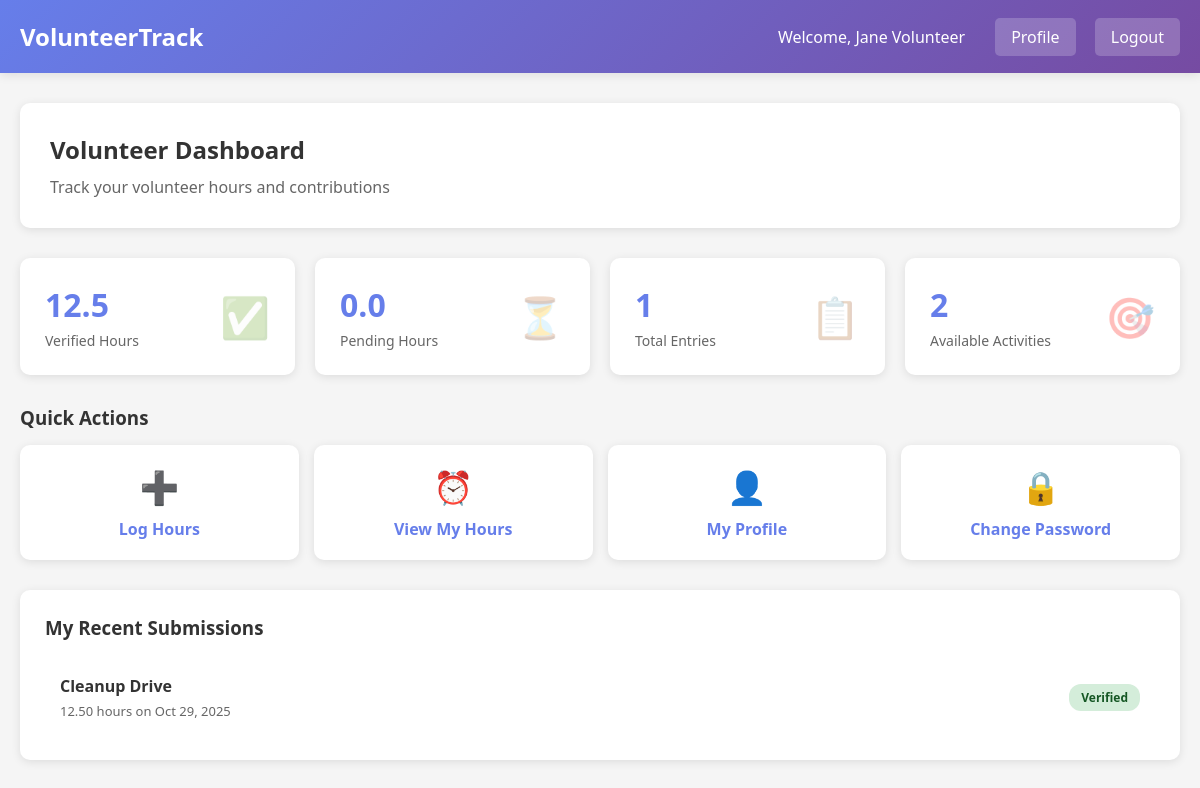
Screenshot of /users/volunteer/v_dashboard.php (signed in) with the database file from the repository.
### tables this page shows
CREATE TABLE `hours` (
  `hour_id` int(11) NOT NULL,
  `volunteer_id` int(11) NOT NULL,
  `activity_id` int(11) NOT NULL,
  `hours_worked` decimal(5,2) NOT NULL,
  `work_date` date NOT NULL,
  `description` text DEFAULT NULL,
  `status` enum('pending','verified','rejected') DEFAULT 'pending',
  `verified_by` int(11) DEFAULT NULL,
  `verified_at` timestamp NULL DEFAULT NULL,
  `created_at` timestamp NOT NULL DEFAULT current_timestamp(),
  `updated_at` timestamp NOT NULL DEFAULT current_timestamp() ON UPDATE current_timestamp()
);

CREATE TABLE `activities` (
  `activity_id` int(11) NOT NULL,
  `activity_name` varchar(100) NOT NULL,
  `description` text DEFAULT NULL,
  `location` varchar(200) DEFAULT NULL,
  `created_by` int(11) NOT NULL,
  `status` enum('active','inactive') DEFAULT 'active',
  `created_at` timestamp NOT NULL DEFAULT current_timestamp(),
  `updated_at` timestamp NOT NULL DEFAULT current_timestamp() ON UPDATE current_timestamp()
);

### includes/auth.php (called while the page is built, shortened)
<?php
function getUserId() {
    return isset($_SESSION['user_id']) ? $_SESSION['user_id'] : null;
}
function getUserFullName() {
    return isset($_SESSION['full_name']) ? $_SESSION['full_name'] : null;
}
?>

### users/volunteer/v_dashboard.php (the view, shortened to what this page needs)
<?php
require_once '../../includes/auth.php';
$database = new Database();
$db = $database->getConnection();
$user_id = getUserId();
$query = "SELECT
    COUNT(*) as total_entries,
    SUM(CASE WHEN status='verified' THEN hours_worked ELSE 0 END) as verified_hours,
    SUM(CASE WHEN status='pending' THEN hours_worked ELSE 0 END) as pending_hours,
    SUM(CASE WHEN status='rejected' THEN hours_worked ELSE 0 END) as rejected_hours
    FROM hours WHERE volunteer_id = :user_id";
$stmt = $db->prepare($query);
$stmt->bindParam(':user_id', $user_id);
$stmt->execute();
$stats = $stmt->fetch(PDO::FETCH_ASSOC);
$query = "SELECT h.*, a.activity_name
          FROM hours h
          JOIN activities a ON h.activity_id = a.activity_id
          WHERE h.volunteer_id = :user_id
          ORDER BY h.created_at DESC
          LIMIT 5";
$stmt = $db->prepare($query);
$stmt->bindParam(':user_id', $user_id);
$stmt->execute();
$recent_hours = $stmt->fetchAll(PDO::FETCH_ASSOC);
$query = "SELECT COUNT(*) as total FROM activities WHERE status = 'active'";
$stmt = $db->prepare($query);
$stmt->execute();
$total_activities = $stmt->fetch(PDO::FETCH_ASSOC)['total'];
?>
<!DOCTYPE html>
<html lang="en">
<head>
</head>
<body>
    <div class="header">
        <div class="header-content">
            <h1><?php echo SITE_NAME; ?></h1>
            <div class="user-info">
                <span>Welcome, <?php echo getUserFullName(); ?></span>
                <div class="header-links">
                    <a href="profile.php">Profile</a>
                    <a href="../../logout.php">Logout</a>
                </div>
            </div>
        </div>
    </div>
    <div class="container">
        <div class="welcome">
            <h2>Volunteer Dashboard</h2>
            <p>Track your volunteer hours and contributions</p>
        </div>
        <div class="stats-grid">
            <div class="stat-card">
                <div class="stat-info">
                    <h3><?php echo number_format((float)($stats['verified_hours'] ?? 0), 1); ?></h3>
                    <p>Verified Hours</p>
                </div>
                <div class="stat-icon">✅</div>
            </div>
            <div class="stat-card">
                <div class="stat-info">
                    <h3><?php echo number_format((float)($stats['pending_hours'] ?? 0), 1); ?></h3>
                    <p>Pending Hours</p>
                </div>
                <div class="stat-icon">⏳</div>
            </div>
            <div class="stat-card">
                <div class="stat-info">
                    <h3><?php echo $stats['total_entries']; ?></h3>
                    <p>Total Entries</p>
                </div>
                <div class="stat-icon">📋</div>
            </div>
            <div class="stat-card">
                <div class="stat-info">
                    <h3><?php echo $total_activities; ?></h3>
                    <p>Available Activities</p>
                </div>
                <div class="stat-icon">🎯</div>
            </div>
        </div>
        <h3 style="color: #333; margin-bottom: 15px;">Quick Actions</h3>
        <div class="quick-actions">
            <a href="modules/hours/add_hours.php" class="action-btn">
                <div style="font-size: 32px;">➕</div>
                <h4>Log Hours</h4>
            </a>
            <a href="modules/hours/manage_hours.php" class="action-btn">
                <div style="font-size: 32px;">⏰</div>
                <h4>View My Hours</h4>
            </a>
            <a href="profile.php" class="action-btn">
                <div style="font-size: 32px;">👤</div>
                <h4>My Profile</h4>
            </a>
            <a href="change_password.php" class="action-btn">
                <div style="font-size: 32px;">🔒</div>
                <h4>Change Password</h4>
            </a>
        </div>
        <div class="recent-section">
            <h3>My Recent Submissions</h3>
            <?php if (count($recent_hours) > 0): ?>
                <?php foreach ($recent_hours as $hour): ?>
                    <div class="recent-item">
                        <div class="recent-info">
                            <h4><?php echo htmlspecialchars($hour['activity_name']); ?></h4>
                            <p><?php echo $hour['hours_worked']; ?> hours on <?php echo date('M d, Y', strtotime($hour['work_date'])); ?></p>
                        </div>
                        <span class="badge badge-<?php echo $hour['status']; ?>">
                            <?php echo ucfirst($hour['status']); ?>
                        </span>
                    </div>
                <?php endforeach; ?>
            <?php else: ?>
                <p style="color: #666; text-align: center; padding: 20px;">
                    No submissions yet. <a href="modules/hours/add_hours.php">Log your first hours!</a>
                </p>
            <?php endif; ?>
        </div>
    </div>
</body>
</html>

### users/volunteer/v_dashboard.php (style rules this page uses)
* { margin: 0; padding: 0; box-sizing: border-box; }
body { font-family: 'Segoe UI', Tahoma, Geneva, Verdana, sans-serif; background: #f5f5f5; }
.header { background: linear-gradient(135deg, #667eea 0%, #764ba2 100%); color: white; padding: 20px; box-shadow: 0 2px 10px rgba(0,0,0,0.1); }
.header-content { max-width: 1200px; margin: 0 auto; display: flex; justify-content: space-between; align-items: center; }
.header h1 { font-size: 24px; }
.user-info { display: flex; align-items: center; gap: 15px; }
.header-links a { color: white; text-decoration: none; margin-left: 15px; padding: 8px 16px; border-radius: 5px; background: rgba(255,255,255,0.2); transition: background 0.3s; }
.container { max-width: 1200px; margin: 30px auto; padding: 0 20px; }
.welcome { background: white; padding: 30px; border-radius: 10px; margin-bottom: 30px; box-shadow: 0 2px 10px rgba(0,0,0,0.1); }
.welcome h2 { color: #333; margin-bottom: 10px; }
.welcome p { color: #666; }
.stats-grid { display: grid; grid-template-columns: repeat(auto-fit, minmax(250px, 1fr)); gap: 20px; margin-bottom: 30px; }
.stat-card { background: white; padding: 25px; border-radius: 10px; box-shadow: 0 2px 10px rgba(0,0,0,0.1); display: flex; align-items: center; justify-content: space-between; }
.stat-info h3 { font-size: 32px; color: #667eea; margin-bottom: 5px; }
.stat-info p { color: #666; font-size: 14px; }
.stat-icon { font-size: 40px; opacity: 0.3; }
.quick-actions { display: grid; grid-template-columns: repeat(auto-fit, minmax(200px, 1fr)); gap: 15px; margin-bottom: 30px; }
.action-btn { background: white; padding: 20px; border-radius: 10px; box-shadow: 0 2px 10px rgba(0,0,0,0.1); text-align: center; text-decoration: none; color: #333; transition: transform 0.3s, box-shadow 0.3s; }
.action-btn h4 { margin-top: 10px; color: #667eea; }
.recent-section { background: white; padding: 25px; border-radius: 10px; box-shadow: 0 2px 10px rgba(0,0,0,0.1); }
.recent-section h3 { color: #333; margin-bottom: 20px; }
.recent-item { padding: 15px; border-bottom: 1px solid #e0e0e0; display: flex; justify-content: space-between; align-items: center; }
.recent-item:last-child { border-bottom: none; }
.recent-info { flex: 1; }
.recent-info h4 { color: #333; margin-bottom: 5px; }
.recent-info p { color: #666; font-size: 13px; }
.badge { padding: 5px 12px; border-radius: 12px; font-size: 12px; font-weight: 600; }
.badge-verified { background: #d4edda; color: #155724; }

### rows the page displays
hours: activity.activity_name "Cleanup Drive", hours_worked "12.50", work_date "Oct 29, 2025", status "Verified"

### other values shown
SITE_NAME "VolunteerTrack"
getUserFullName() "Jane Volunteer"
$stats['verified_hours'] "12.5"
$stats['pending_hours'] "0.0"
$stats['total_entries'] "1"
$total_activities "2"
